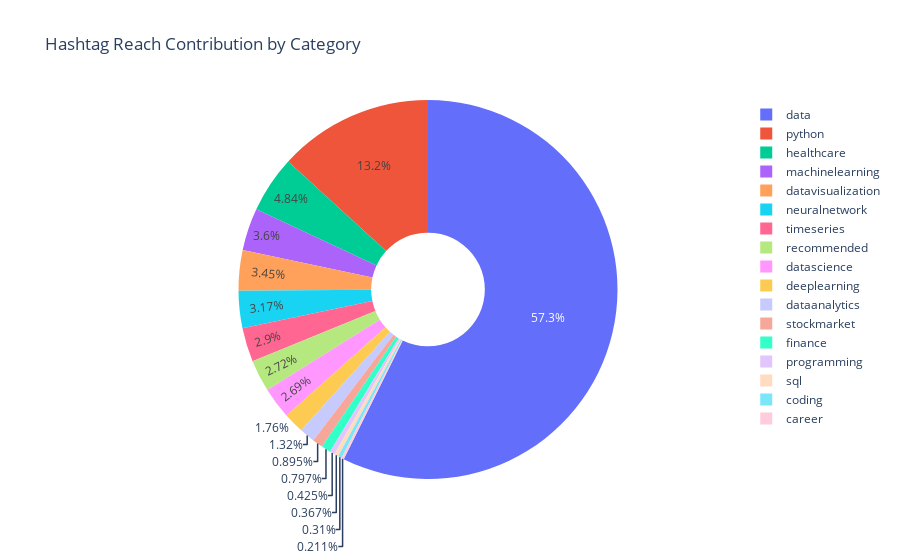

Here is the notebook cell this chart was saved with:
### Code cell
plx.pie(df, names="category", values="hashtag reach",hole=0.3 ,
             title="Hashtag Reach Contribution by Category")

### Figure 1 — Plotly figure (JSON) as saved in the notebook; plotly's stock layout.template omitted (floating-point values rounded to 4 significant figures)
{"data": [{"domain": {"x": [0, 1], "y": [0, 1]}, "hole": 0.3, "hovertemplate": "category=%{label}<br>hashtag reach=%{value}<extra></extra>", "labels": ["finance ", "healthcare ", "data ", "python ", "datavisualization ", "data ", "stockmarket ", "python ", "dataanalytics ", "python ", "neuralnetwork ", "python ", "data ", "stockmarket ", "data ", "timeseries ", "career ", "timeseries ", "data ", "data ", "datavisualization ", "neuralnetwork ", "python ", "programming ", "deeplearning ", "deeplearning ", "data ", "programming ", "data ", "data ", "data ", "data ", "programming ", "data ", "neuralnetwork ", "data ", "data ", "data ", "data ", "neuralnetwork ", "data ", "data ", "data ", "python ", "python ", "python ", "data ", "dataanalytics ", "data ", "data ", "timeseries ", "data ", "data ", "data ", "python ", "datavisualization ", "recommended ", "datavisualization ", "data ", "coding ", "data ", "healthcare ", "data ", "data ", "python ", "data ", "python ", "python ", "recommended ", "data ", "datavisualization ", "data ", "coding ", "data ", "healthcare ", "python ", "data ", "data ", "python ", "data ", "data ", "data ", "data ", "data ", "data ", "python ", "python ", "data ", "data ", "data ", "machinelearning ", "datascience ", "sql ", "datavisualization ", "python ", "python ", "datascience ", "datascience ", "machinelearning ", "machinelearning ", "datascience ", "python "], "legendgroup": "", "name": "", "showlegend": true, "type": "pie", "values": [26.22, 34.07, 29.54, 13.71, 10.13, 31.26, 22.85, 17.74, 22.86, 26.83, 18.53, 14.72, 29.33, 6.592, 61.35, 46.51, 6.947, 22.31, 55.93, 27.21, 17.54, 18.75, 17.22, 6.586, 27.23, 30.57, 55.15, 4.194, 32.57, 25.57, 69.07, 44.65, 3.192, 33.62, 45.89, 31.55, 18.69, 37.14, 36.92, 21.17, 73.57, 43.92, 20.26, 28.58, 16.27, 22.55, 46.64, 20.63, 26.16, 34.19, 26.48, 60.15, 35.97, 46.24, 61.54, 20.11, 45.18, 30.05, 42.09, 5.114, 60.92, 63.67, 57.3, 37.17, 11.11, 42.69, 11.58, 60.46, 44.48, 42.15, 29.28, 48.2, 5.075, 57.96, 61.61, 42.15, 73.96, 35.76, 11.8, 42.9, 35.76, 37.99, 37.09, 38.57, 63.18, 26.14, 19.77, 41.9, 26.98, 57.47, 57.53, 40.64, 12.09, 6.507, 14.33, 6.7, 15.91, 22.2, 23.87, 37.16, 9.625, 11.31]}], "layout": {"legend": {"tracegroupgap": 0}, "title": {"text": "Hashtag Reach Contribution by Category"}}}
